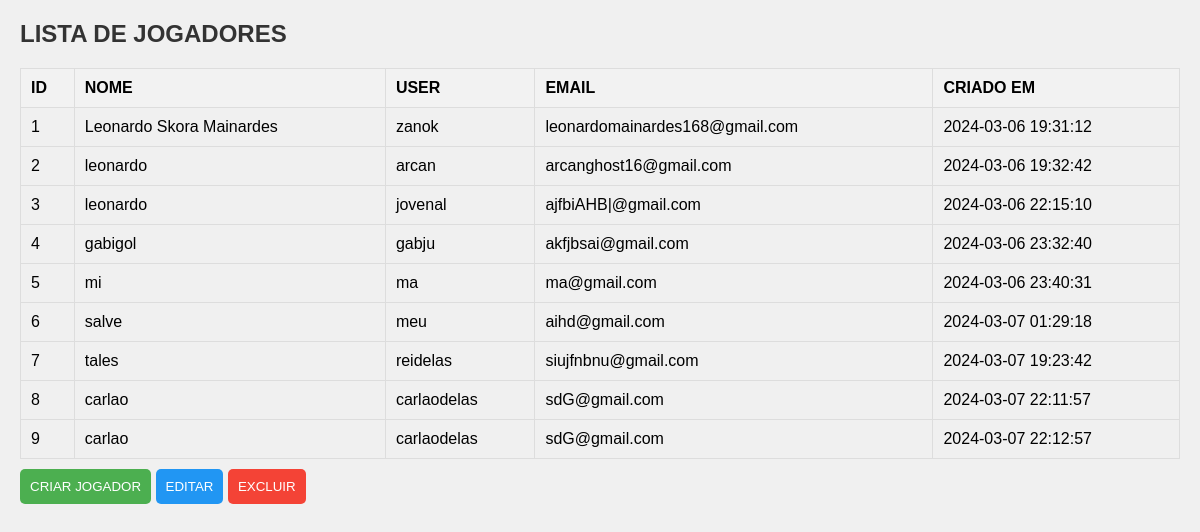
The page / on the database its author committed.
### tables this page shows
CREATE TABLE "jogador" (
	"id"	INTEGER,
	"nome"	TEXT,
	"user"	TEXT,
	"email"	TEXT,
	"senha"	TEXT,
	"data_cadastro"	TEXT,
	PRIMARY KEY("id" AUTOINCREMENT)
);

### index.php (the view, shortened to what this page needs)
<?php
$db = new PDO('sqlite:player1.php');
$stmt = $db->prepare('SELECT * FROM jogador');
$stmt->execute();
$result = $stmt->fetchAll(PDO::FETCH_ASSOC);
$line = '';
foreach ($result as $item) {
    $line .= '<tr>';
    $line .= '<td>'. $item['id'] .'</td>';
    $line .= '<td>'. $item['nome'] .'</td>';
    $line .= '<td>'. $item['user'] .'</td>';
    $line .= '<td>'. $item['email'] .'</td>';
    $line .= '<td>'. $item['data_cadastro'] .'</td>';
    $line .= '</tr>';
}
$template = file_get_contents('index.html');
$template = str_replace('', $line, $template);
echo $template;

### stylelist.css (style rules this page uses)
body { font-family: Arial, sans-serif; background-color: #f0f0f0; margin: 20px; }
h2 { color: #333; }
table { width: 100%; border-collapse: collapse; margin-top: 20px; }
th, td { padding: 10px; text-align: left; border: 1px solid #ddd; }
th { background-color: #f2f2f2; }
button { margin-top: 10px; padding: 10px; background-color: #4caf50; color: #fff; border: none; cursor: pointer; border-radius: 5px; }
button.edit { background-color: #2196F3; }
button.delete { background-color: #f44336; }
a { text-decoration: none; color: inherit; }

### rows shown on the page
jogador: id "1", nome "Leonardo Skora Mainardes", user "zanok", email "leonardomainardes168@gmail.com", data_cadastro "2024-03-06 19:31:12"
jogador: id "2", nome "leonardo", user "arcan", email "arcanghost16@gmail.com", data_cadastro "2024-03-06 19:32:42"
jogador: id "3", nome "leonardo", user "jovenal", email "ajfbiAHB|@gmail.com", data_cadastro "2024-03-06 22:15:10"
jogador: id "4", nome "gabigol", user "gabju", email "akfjbsai@gmail.com", data_cadastro "2024-03-06 23:32:40"
jogador: id "5", nome "mi", user "ma", email "ma@gmail.com", data_cadastro "2024-03-06 23:40:31"
jogador: id "6", nome "salve", user "meu", email "aihd@gmail.com", data_cadastro "2024-03-07 01:29:18"
jogador: id "7", nome "tales", user "reidelas", email "siujfnbnu@gmail.com", data_cadastro "2024-03-07 19:23:42"
jogador: id "8", nome "carlao", user "carlaodelas", email "sdG@gmail.com", data_cadastro "2024-03-07 22:11:57"
jogador: id "9", nome "carlao", user "carlaodelas", email "sdG@gmail.com", data_cadastro "2024-03-07 22:12:57"

### other values the page prints
$template "LISTA DE JOGADORES ID NOME USER EMAIL CRIADO EM CRIAR JOGADOR EDITAR EXCLUIR"
